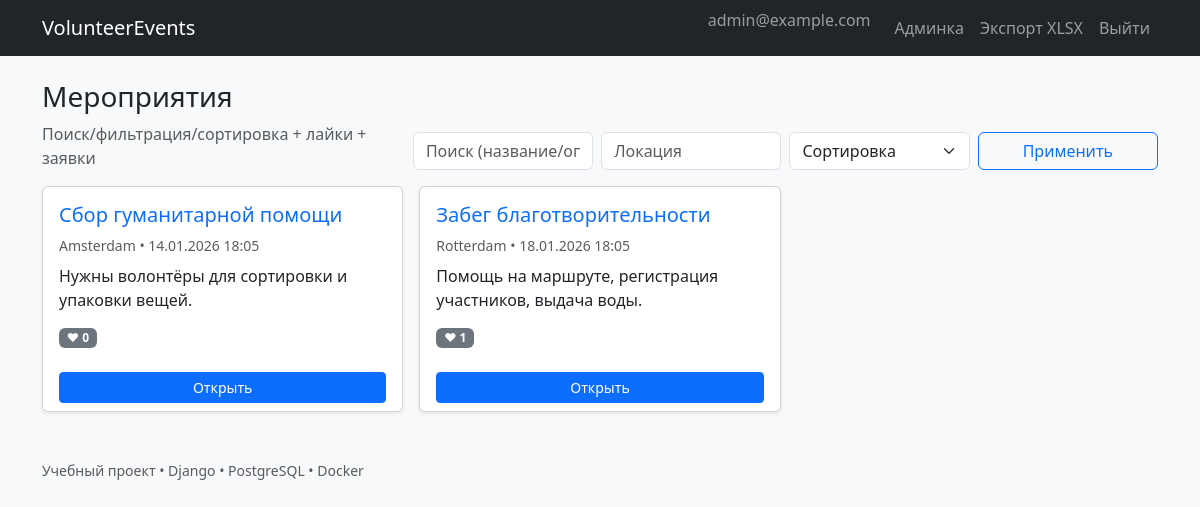
Screenshot of / (signed in) with the database file from the repository.
### accounts/models.py (models this page shows, shortened)
class User(AbstractUser):
    email = models.EmailField(unique=True)
    USERNAME_FIELD = "email"
    REQUIRED_FIELDS = ["username"]

### core/models.py (models this page shows, shortened)
class TimeStampedModel(models.Model):
    created_at = models.DateTimeField("Создано", default=timezone.now, editable=False)
    updated_at = models.DateTimeField("Обновлено", auto_now=True)
    class Meta:
        abstract = True

class Event(TimeStampedModel):
    title = models.CharField("Название", max_length=255)
    description = models.TextField("Описание")
    location = models.CharField("Локация", max_length=255)
    starts_at = models.DateTimeField("Начало")
    ends_at = models.DateTimeField("Окончание")
    class Meta:
        ordering = ("-starts_at",)

### core/views.py (the view)
# urls.py: path("", views.event_list, name="list"),
def event_list(request: HttpRequest) -> HttpResponse:
    q = (request.GET.get("q") or "").strip()
    location = (request.GET.get("location") or "").strip()
    sort = (request.GET.get("sort") or "").strip()  # starts, -starts, likes
    events = Event.objects.all().annotate(
        likes_count=Count("likes", distinct=True),
    )
    if q:
        events = events.filter(Q(title__icontains=q) | Q(description__icontains=q))
    if location:
        events = events.filter(location__icontains=location)
    if sort == "starts":
        events = events.order_by("starts_at")
    elif sort == "-starts":
        events = events.order_by("-starts_at")
    elif sort == "likes":
        events = events.order_by("-likes_count", "-starts_at")
    user_likes = set()
    if request.user.is_authenticated:
        user_likes = set(Like.objects.filter(user=request.user).values_list("event_id", flat=True))
    ctx = {
        "events": events,
        "q": q,
        "location": location,
        "sort": sort,
        "user_likes": user_likes,
    }
    return render(request, "core/event_list.html", ctx)

### templates/core/event_list.html (shortened to what this page needs)
{% extends "base.html" %}
{% block content %}
<div class="d-flex flex-column flex-md-row gap-3 align-items-md-end mb-3">
  <div class="flex-grow-1">
    <h1 class="h3 mb-2">Мероприятия</h1>
    <div class="text-muted">Поиск/фильтрация/сортировка + лайки + заявки</div>
  </div>
  <form class="row row-cols-1 row-cols-md-4 g-2" method="get" action="">
    <div class="col">
      <input class="form-control" name="q" value="{{ q }}" placeholder="Поиск (название/описание)">
    </div>
    <div class="col">
      <input class="form-control" name="location" value="{{ location }}" placeholder="Локация">
    </div>
    <div class="col">
      <select class="form-select" name="sort">
        <option value="">Сортировка</option>
      </select>
    </div>
    <div class="col d-grid">
      <button class="btn btn-outline-primary" type="submit">Применить</button>
    </div>
  </form>
</div>
<div class="row g-3">
  {% for e in events %}
    <div class="col-12 col-md-6 col-lg-4">
      <div class="card h-100 shadow-sm">
        <div class="card-body">
          <h2 class="h5 mb-2">
            <a href="{% url 'events:detail' e.id %}" class="text-decoration-none">{{ e.title }}</a>
          </h2>
          <div class="small text-muted mb-2">
            {{ e.location }} • {{ e.starts_at|date:"d.m.Y H:i" }}
          </div>
          <p class="mb-3">{{ e.description|truncatechars:120 }}</p>
          <div class="d-flex justify-content-between align-items-center">
            <span class="badge text-bg-secondary">❤ {{ e.likes_count }}</span>
          </div>
        </div>
        <div class="card-footer bg-white border-0">
          <a class="btn btn-sm btn-primary w-100" href="{% url 'events:detail' e.id %}">Открыть</a>
        </div>
      </div>
    </div>
  {% empty %}
    <div class="col-12">
      <div class="alert alert-warning">Ничего не найдено.</div>
    </div>
  {% endfor %}
</div>
{% endblock %}

### templates/base.html (shortened to what this page needs)
{% load static %}
<!doctype html>
<html lang="ru">
<head>
  <link href="https://cdn.jsdelivr.net/npm/bootstrap@5.3.3/dist/css/bootstrap.min.css" rel="stylesheet">
</head>
<body class="bg-light">
<nav class="navbar navbar-expand-lg navbar-dark bg-dark">
  <div class="container">
    <a class="navbar-brand" href="{% url 'events:list' %}">VolunteerEvents</a>
    <div id="nav" class="collapse navbar-collapse">
      <ul class="navbar-nav ms-auto">
        {% if user.is_authenticated %}
          <li class="nav-item"><span class="navbar-text me-3">{{ user.email }}</span></li>
          {% if user.is_staff %}
            <li class="nav-item"><a class="nav-link" href="/admin/">Админка</a></li>
            <li class="nav-item"><a class="nav-link" href="{% url 'events:export' %}">Экспорт XLSX</a></li>
          {% endif %}
          <li class="nav-item"><a class="nav-link" href="{% url 'logout' %}">Выйти</a></li>
        {% else %}
          <li class="nav-item"><a class="nav-link" href="{% url 'login' %}">Войти</a></li>
          <li class="nav-item"><a class="nav-link" href="{% url 'register' %}">Регистрация</a></li>
        {% endif %}
      </ul>
    </div>
  </div>
</nav>
<main class="container py-4">
  {% block content %}{% endblock %}
</main>
<footer class="py-4">
  <div class="container text-muted small">
    Учебный проект • Django • PostgreSQL • Docker
  </div>
</footer>
</body>
</html>

### rows the page displays
User: email "admin@example.com"
Event: title "Сбор гуманитарной помощи", location "Amsterdam", starts_at "14.01.2026 18:05", description "Нужны волонтёры для сортировки и упаковки вещей.", likes_count "0"
Event: title "Забег благотворительности", location "Rotterdam", starts_at "18.01.2026 18:05", description "Помощь на маршруте, регистрация участников, выдача воды.", likes_count "1"
